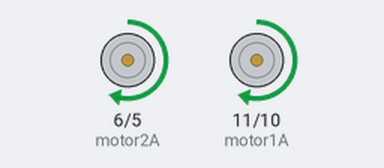
The sketch below on a simulated Arduino Uno, built with avr-gcc and run on an emulated ATmega328P. On the bench: motor-driver pin pairs drawn as motors (green arrow = first pin HIGH = forward, orange = second pin HIGH = backward, longer = more drive).

Above: at 1.0 s.
At 3.0 s:
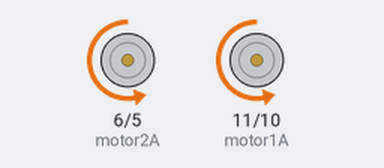
At 5.0 s:
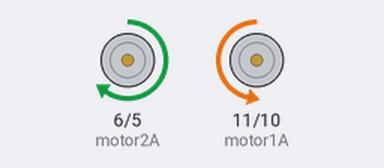
At 9.0 s:
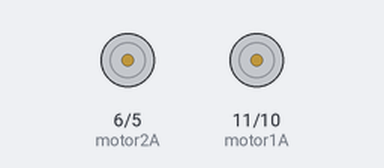
Timing chart, 0 to 11.5 s (numbered marks = the images above):
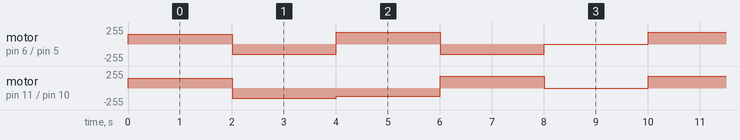

Measured:
- by itself, motor on pin 6 (motor2A) / pin 5 (motor2B): repeats every 10.0 s: backward 150/255 2.0 s, forward 175/255 2.0 s, backward 150/255 2.0 s, stopped 2.0 s, forward 175/255 2.0 s
- by itself, motor on pin 11 (motor1A) / pin 10 (motor1B): stopped → forward 150/255 at 0.00 s, → backward 150/255 2.0 s later, → backward 125/255 2.0 s later, → forward 175/255 2.0 s later, … (20 changes in this stretch)

The sketch:

5_drivetrain_demo.ino
```cpp
#define motor1A 11
#define motor1B 10
#define motor2A 6
#define motor2B 5

int Speed = 150;            // choose speed variable in range [0, 255]

int turn_subtract = 25;     // experiment with different values here
int turn_add = 25;

void setup(){
  pinMode(motor1A, OUTPUT);
  pinMode(motor1B, OUTPUT);
  pinMode(motor2A, OUTPUT);
  pinMode(motor2B, OUTPUT);
}

void loop(){
  driveForward(Speed);
  delay(2000);
  driveBackward(Speed);
  delay(2000);
  turnRight(Speed);
  delay(2000);
  turnLeft(Speed);
  delay(2000);
  driveStop();
  delay(2000);
}

void driveForward(int Spd){
  analogWrite(motor1A, Spd);
  analogWrite(motor1B, LOW);
  analogWrite(motor2A, Spd);
  analogWrite(motor2B, LOW);
}

void driveBackward(int Spd){
  analogWrite(motor1A, LOW);
  analogWrite(motor1B, Spd);
  analogWrite(motor2A, LOW);
  analogWrite(motor2B, Spd);
}

void driveStop(){
  analogWrite(motor1A, LOW);
  analogWrite(motor1B, LOW);
  analogWrite(motor2A, LOW);
  analogWrite(motor2B, LOW);
}

void turnLeft(int Spd){
  analogWrite(motor1A, Spd+turn_add);
  analogWrite(motor1B, LOW);
  analogWrite(motor2A, LOW);
  analogWrite(motor2B, Spd-turn_subtract);
}

void turnRight(int Spd){
  analogWrite(motor1A, LOW);
  analogWrite(motor1B, Spd-turn_subtract);
  analogWrite(motor2A, Spd+turn_add);
  analogWrite(motor2B, LOW);
}
```
